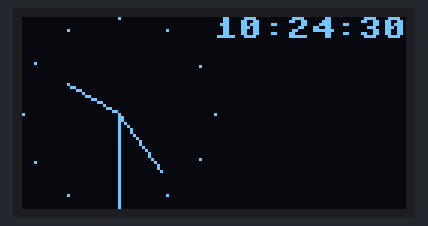
This program was run on a simulated Raspberry Pi Pico running MicroPython. On the bench: 128×64 one-colour display. The clock reads 2024-03-15 10:24:30 at power-on unless the program sets it; library files of the repository ran but are not shown: ssd1306.py.

Above: at 0.6 s.
At 5.3 s:
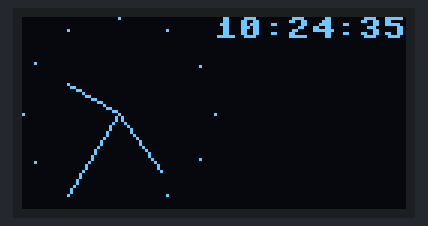
At 10.1 s:
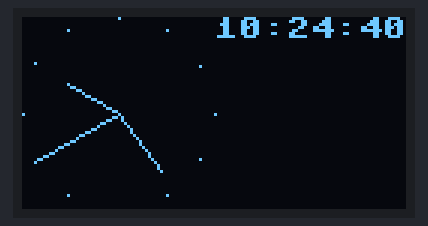
At 19.5 s:
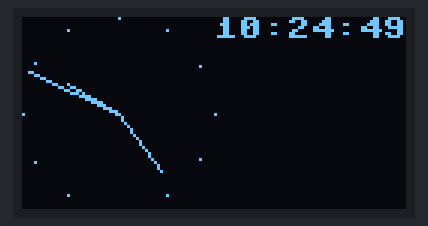
At 28.5 s:
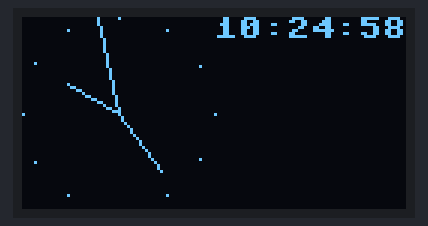
At 38.5 s:
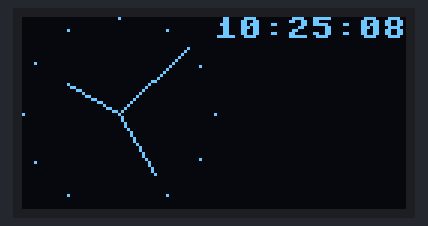

Measured:
- what the display in image 0 shows lasts 0.5 s, from 0.6 s to 1.1 s
- what the display in image 1 shows lasts 1.0 s, from 5.3 s to 6.3 s

The program:

clockywocky.py
```python
""" Clockywoky - Tribute to tommy

Version 00
James M. Reneau Ph.D.
http://www.picohhg.com

This work is licensed under the Creative Commons Attribution-ShareAlike 2.0 Generic License.
To view a copy of this license, visit http://creativecommons.org/licenses/by-sa/2.0/ or send
a letter to Creative Commons, PO Box 1866, Mountain View, CA 94042, USA.

V
00		2023-04-30	jmr		original coding
"""

## set displaydevice = ["OLED","LCD"]
displaydevice = "OLED"
showTH = False

if displaydevice=="OLED":
    from machine import SoftI2C
    from machine import Pin
    from ssd1306 import SSD1306_I2C

if displaydevice == "LCD":
    from Pico_LCD_114_V2 import LCD_1inch14
    from machine import Pin,SPI,PWM

if showTH:
    from sht31 import SHT31

import time
import math

def j2(n):
    return ("00" + str(n))[-2:]


if displaydevice == "OLED":
    i2c_oled = SoftI2C(scl=Pin(17), sda=Pin(16))
    display = SSD1306_I2C(128, 64, i2c_oled)
    black = 0
    white = 1

if displaydevice == "LCD":
    display = LCD_1inch14()
    black = 0x0000
    white = 0xffff

xc = display.height//2
yc = display.height//2

if showTH:
    i2c_thsens = SoftI2C(scl=Pin(15), sda=Pin(14))
    thsens = SHT31(i2c_thsens)

def hand(t, u, l):
    pct = t/u-.25
    x = math.cos(pct*math.pi*2)*xc*l+xc
    y = math.sin(pct*math.pi*2)*yc*l+yc
    display.line(xc,yc,int(x),int(y),white)

def face():
    for t in range(12):
        pct = t/12-.25
        x = math.cos(pct*math.pi*2)*xc+xc
        y = math.sin(pct*math.pi*2)*yc+yc
        x2 = math.cos(pct*math.pi*2)*xc+xc
        y2 = math.sin(pct*math.pi*2)*yc+yc
        display.line(int(x2),int(y2),int(x),int(y),white)

while True:
    time.sleep(.5)

    lt = time.localtime()
    display.fill(black)
    face()
    hand(lt[3], 12, .6)
    hand(lt[4], 60, .75)
    hand(lt[5], 60, 1)

    display.text(j2(lt[3])+':'+j2(lt[4])+':'+j2(lt[5]), display.width-8*8, 0, white)

    if showTH:
        th = thsens.get_temp_humi()
        s = str(int(th[0])) + "c"
        display.text(s, 128-len(s)*8, 10, white)
        s = str(int(th[0]*9/5+32)) + "f"
        display.text(s, 128-len(s)*8, 20, white)
        s = str(int(th[1])) + "%rh"
        display.text(s, 128-len(s)*8, 30, white)

    display.show()
```
